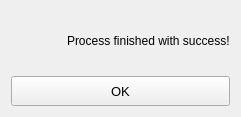
<?xml version="1.0" encoding="UTF-8"?>
<ui version="4.0">
 <class>Form</class>
 <widget class="QWidget" name="Form">
  <property name="geometry">
   <rect>
    <x>0</x>
    <y>0</y>
    <width>241</width>
    <height>117</height>
   </rect>
  </property>
  <property name="windowTitle">
   <string>Form</string>
  </property>
  <layout class="QGridLayout" name="gridLayout">
   <item row="1" column="0" colspan="4">
    <widget class="QPushButton" name="pushButton">
     <property name="minimumSize">
      <size>
       <width>90</width>
       <height>30</height>
      </size>
     </property>
     <property name="font">
      <font>
       <pointsize>10</pointsize>
      </font>
     </property>
     <property name="text">
      <string>OK</string>
     </property>
    </widget>
   </item>
   <item row="0" column="1" colspan="3">
    <widget class="QLabel" name="label">
     <property name="text">
      <string>Process finished with success!</string>
     </property>
    </widget>
   </item>
   <item row="0" column="0">
    <widget class="QLabel" name="label_2">
     <property name="text">
      <string>&lt;html&gt;&lt;head/&gt;&lt;body&gt;&lt;p&gt;&lt;img src=&quot;../images/check.png&quot;/&gt;&lt;/p&gt;&lt;/body&gt;&lt;/html&gt;</string>
     </property>
    </widget>
   </item>
  </layout>
 </widget>
 <resources/>
 <connections>
  <connection>
   <sender>pushButton</sender>
   <signal>clicked()</signal>
   <receiver>Form</receiver>
   <slot>close()</slot>
   <hints>
    <hint type="sourcelabel">
     <x>151</x>
     <y>87</y>
    </hint>
    <hint type="destinationlabel">
     <x>152</x>
     <y>143</y>
    </hint>
   </hints>
  </connection>
  <connection>
   <sender>pushButton</sender>
   <signal>clicked()</signal>
   <receiver>Form</receiver>
   <slot>deleteLater()</slot>
   <hints>
    <hint type="sourcelabel">
     <x>162</x>
     <y>95</y>
    </hint>
    <hint type="destinationlabel">
     <x>291</x>
     <y>55</y>
    </hint>
   </hints>
  </connection>
 </connections>
</ui>
